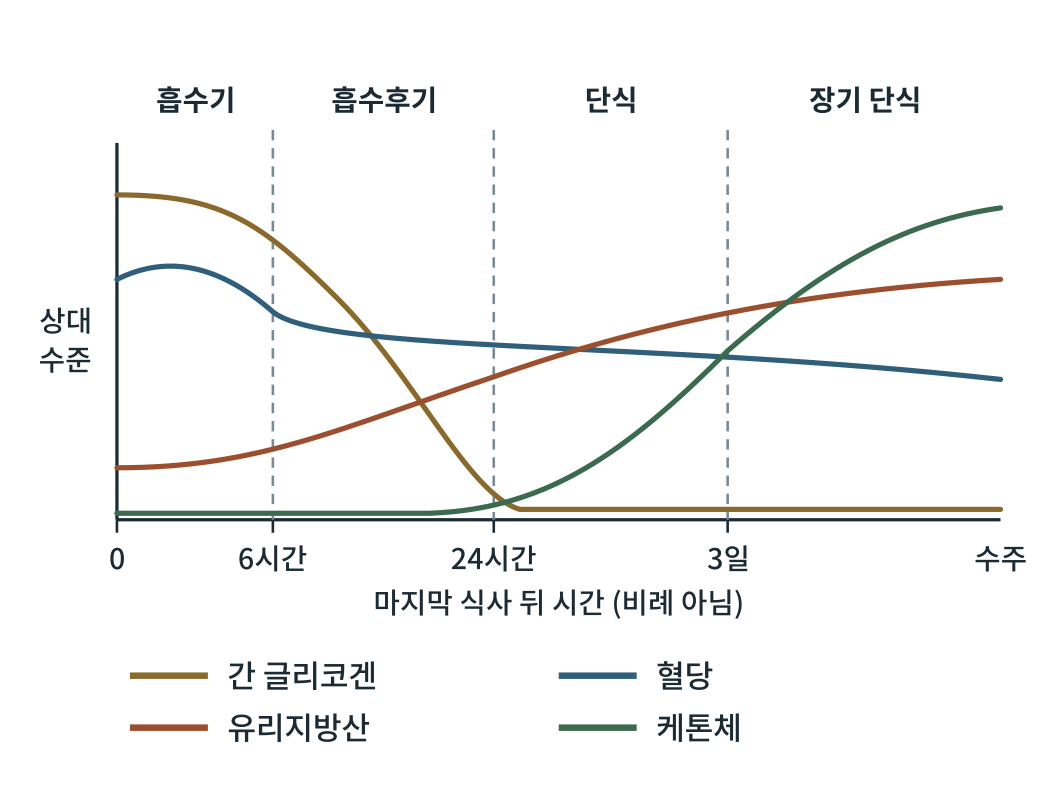
#> input picture obese2/figures2/out/그림22-1.png, 2079 x 1585 px (shown at 1/2 size)
$ python fig22-1.py
#> lines starting #> are read from the running program, lines starting #| are printed output that depends on the picture
### obese2/figures/scripts/figlib.py
# -*- coding: utf-8 -*-
"""생물·의학 대중서 그림 생성 라이브러리 (좌표 명시 SVG) — biofig_kit (원본: 「인삼과 암치유」 2026-09)

좌표계: viewBox 폭 800, 출력 폭 120mm  →  1단위 = 0.15mm = 0.425pt
  · 글자 최소 22단위(≈9.4pt).  book1.md 기준(700폭에서 18 = 8.2pt)보다 엄격하다.
  · 제목 26 이상, 수치 강조 28 이상 권장.
모든 글자의 예상 경계상자를 기록해 두었다가 save() 때
  ① 글자↔글자 겹침  ② 캔버스 밖 넘침  ③ 상자 넘침(tbox)  ④ 글자 위에 나중에 그린 불투명 도형
을 검사해 WARN에 쌓는다.  report()가 0건이어야 완성이다.

색 규칙(책 전체 통일, 흑백 인쇄에서도 명도 차로 구분):
  정상세포·일반구조 = BLUE 계열,  암세포 = WARM 계열,  면역세포 = GREEN 계열,
  인삼·진세노사이드 = GOLD 계열,  보조선·주석 = GRAY
"""
import os, math

UNIT_PT = 120.0 / 800 * 72 / 25.4
MIN_FS = 22
FONT = "'Noto Sans CJK KR',sans-serif"

INK    = '#1b2a33'
BLUE   = '#2f5f7a'; LBLUE = '#dbe7ee'; FILL = '#eef3f6'
GRAY   = '#7a8a92'; LGRAY = '#f2f4f5'; MGRAY = '#c9d1d5'
WARM   = '#9c4f2e'; LWARM = '#f3e3da'; MWARM = '#d9a48a'
GREEN  = '#3b6a4f'; LGREEN = '#e1ede5'; MGREEN = '#9cc0a9'
GOLD   = '#8a6a2c'; LGOLD = '#f3ead6'; MGOLD = '#d6bd84'
WHITE  = '#ffffff'

WARN = []


def _w(s, fs):
    """문자열 렌더링 폭 추정(단위). 한글·한자=1.0em, 영문·숫자=0.58em, 좁은 기호=0.32em"""
    t = 0.0
    for c in s:
        o = ord(c)
        if o > 0x1100 and not (0x2000 <= o <= 0x206f):
            t += 1.0
        elif c == ' ':
            t += 0.32
        elif c in 'ilj.,·|()[]:;\'"!':
            t += 0.32
        elif c in 'mwMW':
            t += 0.85
        else:
            t += 0.58
    return t * fs


def _ov(a, b):
    ix = min(a[2], b[2]) - max(a[0], b[0])
    iy = min(a[3], b[3]) - max(a[1], b[1])
    if ix <= 0 or iy <= 0:
        return 0.0
    sa = (a[2] - a[0]) * (a[3] - a[1]); sb = (b[2] - b[0]) * (b[3] - b[1])
    return ix * iy / max(1e-6, min(sa, sb))


class Fig:
    def __init__(self, name, h, w=800):
        self.name, self.w, self.h = name, w, h
        self.parts = []
        self.texts = []      # (box, s, order)
        self.shapes = []     # (box, order)  불투명 도형
        self.order = 0
        self.minfs = 999

    def _add(self, svg, box=None, opaque=False):
        self.parts.append(svg)
        if box and opaque:
            self.shapes.append((box, self.order))
        self.order += 1

    # ── 기본 도형 ──────────────────────────────────────────────
    # [17 lines left out: functions rect, circle, ellipse, not called in this run]

    def line(self, x1, y1, x2, y2, stroke=GRAY, sw=2, dash=None):
        d = f' stroke-dasharray="{dash}"' if dash else ''
        self._add(f'<line x1="{x1}" y1="{y1}" x2="{x2}" y2="{y2}" stroke="{stroke}" stroke-width="{sw}"{d}/>')

    def path(self, d, stroke=BLUE, sw=2.5, fill='none', dash=None, opacity=1):
        da = f' stroke-dasharray="{dash}"' if dash else ''
        op = f' opacity="{opacity}"' if opacity != 1 else ''
        self._add(f'<path d="{d}" fill="{fill}" stroke="{stroke}" stroke-width="{sw}" '
                  f'stroke-linejoin="round" stroke-linecap="round"{da}{op}/>')

    # [4 lines left out: function poly, not called in this run]

    def raw(self, svg):
        """직접 작성한 SVG 조각(겹침 검사 대상 아님 — 글자는 반드시 text()로 넣을 것)"""
        self._add(svg)

    def text(self, x, y, s, fs=24, weight=400, anchor='middle', color=INK, italic=False, check=True):
        if fs < MIN_FS:
            WARN.append(f'{self.name}: 글자 크기 {fs} < {MIN_FS} «{s[:20]}»')
            fs = MIN_FS
        self.minfs = min(self.minfs, fs)
        it = ' font-style="italic"' if italic else ''
        esc = s.replace('&', '&amp;').replace('<', '&lt;').replace('>', '&gt;')
        w = _w(s, fs)
        x0 = x - w / 2 if anchor == 'middle' else (x - w if anchor == 'end' else x)
        box = (x0, y - fs * 0.80, x0 + w, y + fs * 0.18)
        if check:
            self.texts.append((box, s, self.order))
        self._add(f'<text x="{x}" y="{y}" font-family="{FONT}" font-size="{fs}" font-weight="{weight}" '
                  f'text-anchor="{anchor}" fill="{color}"{it}>{esc}</text>')
        return box

    # [83 lines left out: functions lines, arrow, carrow, inhibit, tbox, callout and 3 more, not called in this run]

    # ── 저장 ──────────────────────────────────────────────────
    def _check(self):
        T = self.texts
        for i in range(len(T)):
            for j in range(i + 1, len(T)):
                r = _ov(T[i][0], T[j][0])
                if r > 0.06:
                    WARN.append(f'{self.name}: 글자 겹침 {r:.0%} «{T[i][1][:16]}» ↔ «{T[j][1][:16]}»')
        for box, s, o in T:
            if box[0] < 2 or box[2] > self.w - 2 or box[1] < 2 or box[3] > self.h - 2:
                WARN.append(f'{self.name}: 캔버스 넘침 «{s[:20]}» x{box[0]:.0f}~{box[2]:.0f} y{box[1]:.0f}~{box[3]:.0f}')
            for sb, so in self.shapes:
                if so > o and _ov(box, sb) > 0.25:
                    WARN.append(f'{self.name}: 글자가 나중 도형에 가려짐 «{s[:20]}»')

    def save(self, outdir):
        self._check()
        mm_h = self.h / self.w * 120
        svg = (f'<svg xmlns="http://www.w3.org/2000/svg" viewBox="0 0 {self.w} {self.h}" '
               f'width="120mm" height="{mm_h:.1f}mm">'
               f'<rect x="0" y="0" width="{self.w}" height="{self.h}" fill="#ffffff"/>'
               + ''.join(self.parts) + '</svg>')
        os.makedirs(outdir, exist_ok=True)
        open(os.path.join(outdir, self.name), 'w', encoding='utf-8').write(svg)
        return self.name, self.minfs * UNIT_PT


# [18 lines left out: functions point_in_poly, contain, not called in this run]


def report(prefix=''):
    W = [w for w in WARN if w.startswith(prefix)] if prefix else WARN
    if W:
        print(f'⚠ 경고 {len(W)}건:')
        for w in W:
            print('  ', w)
    else:
        print('✓ 겹침·넘침·글자크기 경고 0건')
    return len(W)

### obese2/figures2/scripts/fig22-1.py
# -*- coding: utf-8 -*-
import os, sys
sys.path.insert(0, os.path.dirname(os.path.abspath(__file__)))
import figlib as F
from figlib import Fig, INK, BLUE, LBLUE, GRAY, WARM, LWARM, GREEN, LGREEN, GOLD, LGOLD
here = os.path.dirname(os.path.abspath(__file__)); OUT = os.path.join(here, "..", "svg")
f = Fig('fig22-1.svg', 610)
x0, x1, yb, yt = 90, 770, 400, 110
f.line(x0, yb, x1, yb, INK, 2.5); f.line(x0, yb, x0, yt, INK, 2.5)
bd = [x0, 210, 380, 560, x1]
for x in bd[1:-1]:
    f.line(x, yt - 10, x, yb, GRAY, 2, '8 6')
for x, t in zip(bd[:-1], ['흡수기', '흡수후기', '단식', '장기 단식']):
    pass
for i, t in enumerate(['흡수기', '흡수후기', '단식', '장기 단식']):
    f.text((bd[i] + bd[i + 1]) / 2, 85, t, 22, 'bold', 'middle')
for x, t in zip([x0, 210, 380, 560], ['0', '6시간', '24시간', '3일']):
    f.line(x, yb, x, yb + 10, INK, 2); f.text(x, yb + 38, t, 22, 'normal', 'middle')
f.text(x1, yb + 38, '수주', 22, 'normal', 'middle')
f.text((x0 + x1) / 2, yb + 72, '마지막 식사 뒤 시간 (비례 아님)', 22, 'normal', 'middle')
f.text(50, 255, '상대', 22, 'normal', 'middle'); f.text(50, 285, '수준', 22, 'normal', 'middle')
# 간 글리코겐: 높음에서 소진
f.path(f'M {x0} 150 C 170 150 200 170 260 230 C 320 290 360 380 400 392 L {x1} 392', GOLD, 4)
# 혈당: 거의 평탄, 약간 하강
f.path(f'M {x0} 215 C 130 195 170 205 210 240 C 250 272 500 262 {x1} 292', BLUE, 4)
# 유리지방산: 완만 상승
f.path(f'M {x0} 360 C 200 360 260 330 380 290 C 480 255 600 225 {x1} 215', WARM, 4)
# 케톤체: 늦게 급상승
f.path(f'M {x0} 395 L 330 395 C 420 392 480 350 560 270 C 640 200 700 170 {x1} 160', GREEN, 4)
ly = [520, 560]
f.line(100, ly[0], 160, ly[0], GOLD, 5); f.text(175, ly[0] + 9, '간 글리코겐', 24, 'normal', 'start')
f.line(430, ly[0], 490, ly[0], BLUE, 5); f.text(505, ly[0] + 9, '혈당', 24, 'normal', 'start')
f.line(100, ly[1], 160, ly[1], WARM, 5); f.text(175, ly[1] + 9, '유리지방산', 24, 'normal', 'start')
f.line(430, ly[1], 490, ly[1], GREEN, 5); f.text(505, ly[1] + 9, '케톤체', 24, 'normal', 'start')
print(f.save(OUT)); F.report()
import cairosvg
from PIL import Image
o = os.path.join(here, '..', 'out')
cairosvg.svg2png(url=os.path.join(OUT, 'fig22-1.svg'), write_to=os.path.join(o, '그림22-1.png'), output_width=2079, background_color='white')
#> (this line was passed over: cairosvg is not available in this run)
Image.open(os.path.join(o, '그림22-1.png')).convert('L').save(os.path.join(o, '그림22-1-흑백.png'))
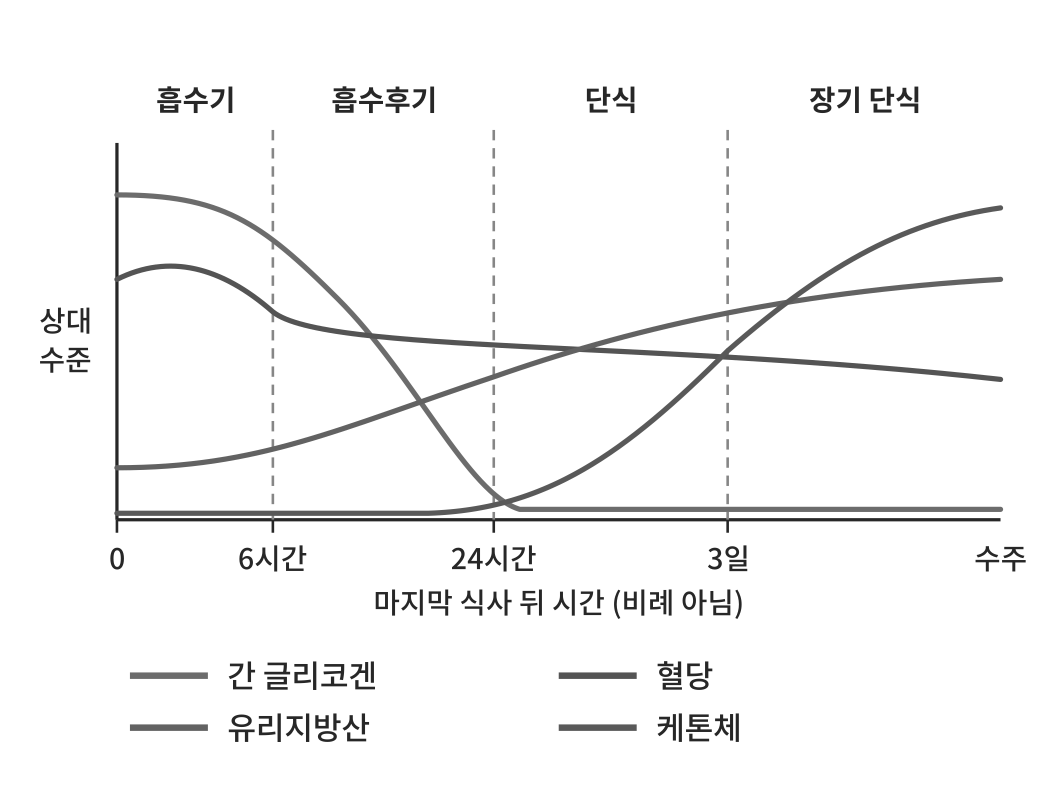
#> saved as 그림22-1-흑백.png: PIL image 2079x1585 L (shown at 1/2 size); min 39, max 255, mean 246.1

$ run again, with obese2/figures2/out/그림1-1.png copied over obese2/figures2/out/그림22-1.png
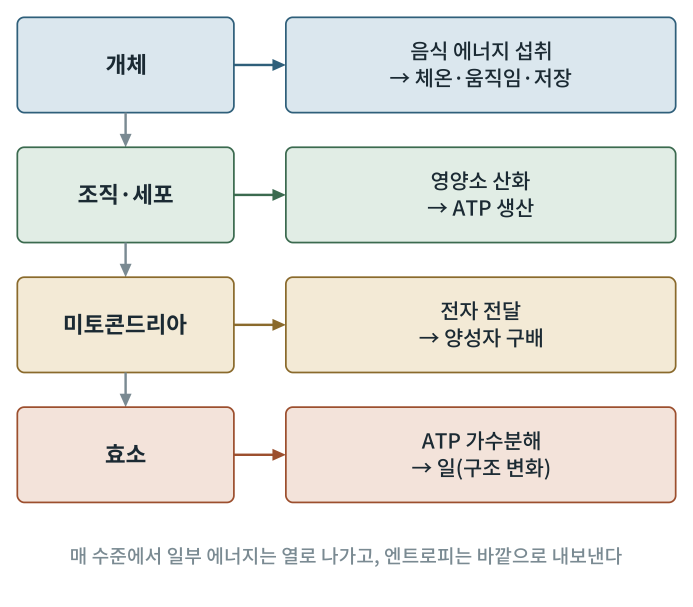
#> input picture obese2/figures2/out/그림1-1.png, 2079 x 1819 px (shown at 1/3 size)
#> `Image.open(os.path.join(o, '그림22-1.png')).convert('L').save(os.path.jo..`:
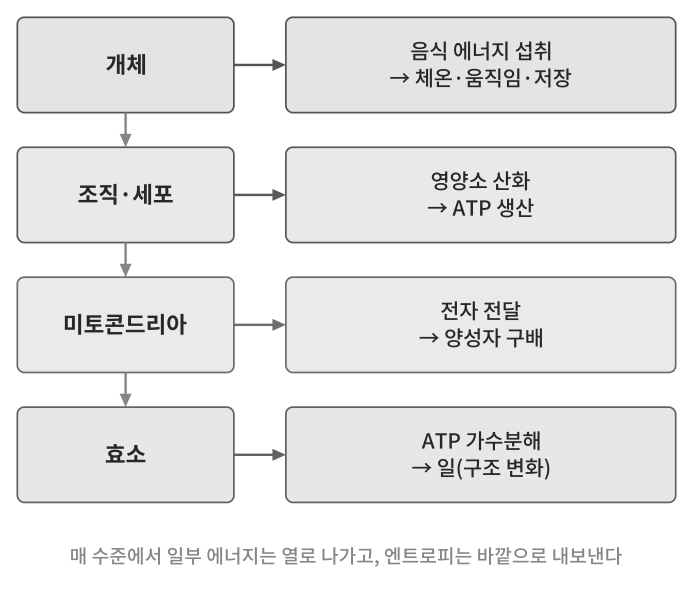
#> saved as 그림22-1-흑백.png: PIL image 2079x1819 L (shown at 1/3 size); min 39, max 255, mean 233.6

$ run again, with obese2/figures2/out/그림10-1.png copied over obese2/figures2/out/그림22-1.png
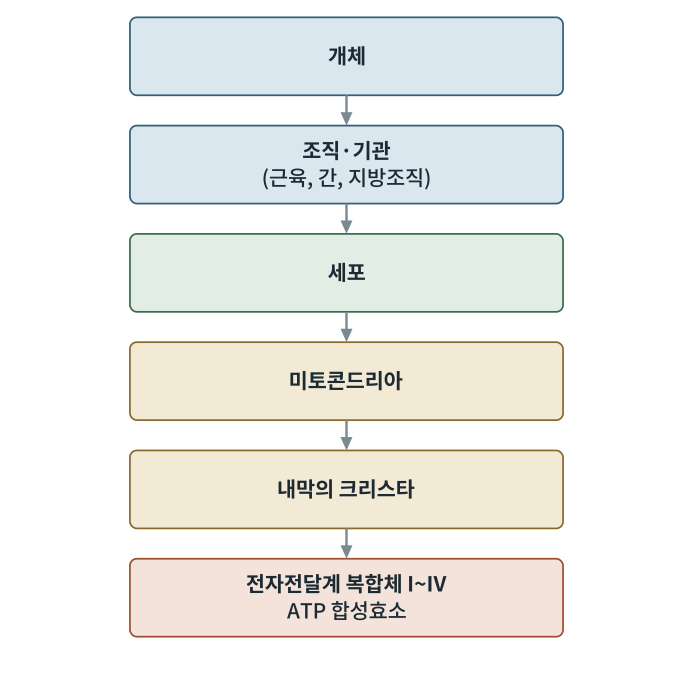
#> input picture obese2/figures2/out/그림10-1.png, 2079 x 2053 px (shown at 1/3 size)
#> `Image.open(os.path.join(o, '그림22-1.png')).convert('L').save(os.path.jo..`:
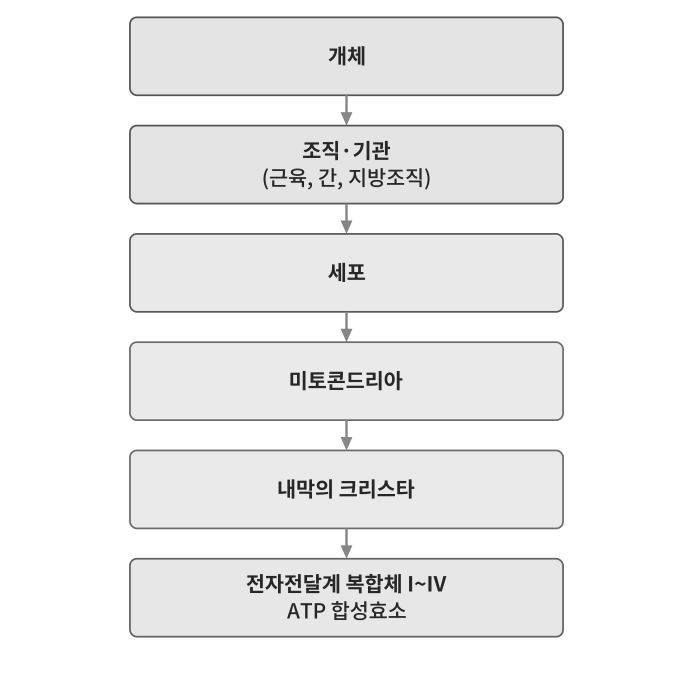
#> saved as 그림22-1-흑백.png: PIL image 2079x2053 L (shown at 1/3 size); min 39, max 255, mean 239.1

$ run again, with obese2/figures2/out/그림10-2.png copied over obese2/figures2/out/그림22-1.png
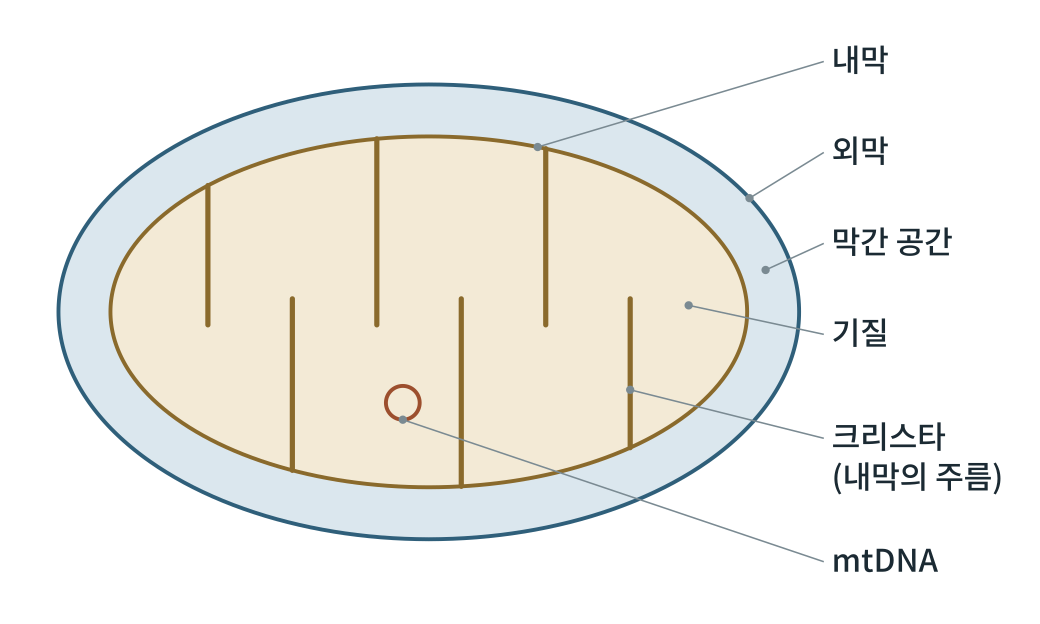
#> input picture obese2/figures2/out/그림10-2.png, 2079 x 1247 px (shown at 1/2 size)
#> `Image.open(os.path.join(o, '그림22-1.png')).convert('L').save(os.path.jo..`:
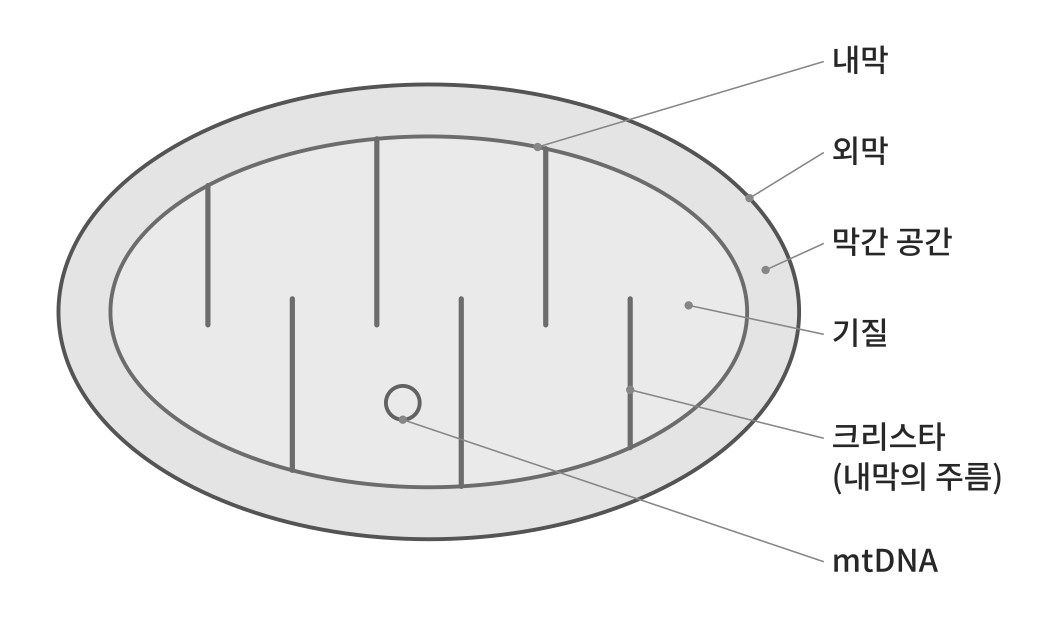
#> saved as 그림22-1-흑백.png: PIL image 2079x1247 L (shown at 1/2 size); min 39, max 255, mean 239.2
